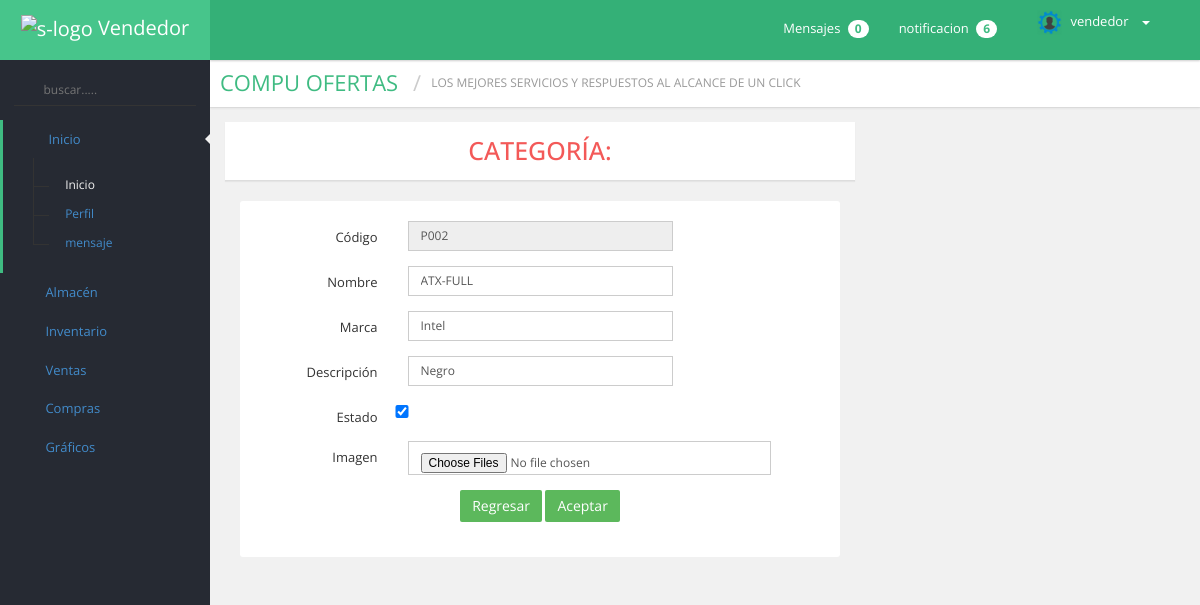
/editarProducto/2 (signed in), run on the app's committed database.
### inventario/models.py (models this page shows, shortened)
class Producto(models.Model):
    categoria = models.ForeignKey(Categoria,on_delete=models.CASCADE)
    inventario = models.ForeignKey(Inventario,on_delete=models.CASCADE)
    carrito = models.ManyToManyField(Carrito, blank=True)
    codigo = models.CharField(max_length=10,unique=True) ##lo dejare asi para que el id siga siendo el que proporciona django
    nombre = models.CharField(max_length=70,unique=True)
    marca = models.CharField(max_length=30)
    descripcion = models.CharField(max_length=100)
    estado = models.IntegerField(default=1)
    estadoForo = models.BooleanField(default=False)
    puntuacion_total = models.IntegerField(default=0)
    img = models.ImageField(upload_to="img_producto", blank=True, null=True)

### inventario/views.py (the view, shortened to what this page needs)
# urls.py: url(r'editarProducto/(?P<pk>\d+)$', login_required(editarProducto), name="editarProducto"),
@permission_required('SIGPAd.view_seller')
def editarProducto(request, pk):
	exito = None
	existe = None
	error = None
	try:
		producto = Producto.objects.get(pk=pk)
	except Producto.DoesNotExist:
		producto = None
	if producto is not None:
		if request.method == 'POST':
			try:
				producto.nombre = request.POST.get('nombre',None)
				producto.marca = request.POST.get('marca',None)
				producto.descripcion = request.POST.get('descripcion',None)
				exito =''
				if request.FILES.get('img',None):
					producto.img = request.FILES.get('img',None)
				if request.POST.get('estado', None):
					if producto.img:
						producto.estadoForo = True
						exito='Producto guardado y mostrado'
					else:
						exito='No se puede mostrar producto sin imagen'
						producto.estadoForo = False
				else:
					producto.estadoForo = False
					exito='Guardado pero sin mostrar'
				producto.save()
			except Exception as e:
				print(e.message)
				if 'column codigo is not unique' in e.message:
					error = 'Codigo de producto no es unico'
				if 'column nombre is not unique' in e.message:
					error='El nombre del producto debe ser unico'
		else:
			context = {
				'producto':producto,
				'exito':exito,
				'error':error
			}
		context = {
				'producto':producto,
				'exito':exito,
				'error':error
			}
		return render(request,"VendedorTemplates/editarProducto.html", context)

### inventario/templates/VendedorTemplates/editarProducto.html (shortened to what this page needs)
{% extends "baseUser.html" %}
{% load staticfiles %}
  {% block Body %}
  {% if user.is_superuser %}
<h1>superusuario</h1>
{%elif user.is_authenticated%}
  <div class="row">
    <div class="col-xs-8">
        <section class="panel default blue_title h2 text-center">
            <div class="panel-heading">Categoría:   </div>
        </section>
        <div class="col-md-12">
            <div class="block-web">
                <form method="POST" action="" enctype="multipart/form-data" accept-charset="UTF-8" class="form-horizontal row-border" >
                    <div class="form-group">
                        <label class="col-sm-3 control-label">Código</label>
                        <div class="col-sm-6">
                            <input class="form-control"  type="text" placeholder="Ingrese el codigo" id="codigo" name="codigo" pattern="[a-zA-Z]{1-15}" required="required" data-toggle="tooltip" data-placement="top" title="codigo del producto" value="{{producto.codigo}}" disabled="true">
                        </div>
                    </div>
                    <div class="form-group">
                        <label class="col-sm-3 control-label">Nombre</label>
                        <div class="col-sm-6">
                            <input class="form-control"  type="text" placeholder="Ingrese el nombre" id="nombre" name="nombre" pattern="[a-zA-Z]{1-15}" required="required" data-toggle="tooltip" data-placement="top" title="nombre del producto" value="{{producto.nombre}}">
                        </div>
                    </div>
                    <div class="form-group">
                        <label class="col-sm-3 control-label">Marca</label>
                        <div class="col-sm-6">
                            <input class="form-control"  type="text" placeholder="Ingrese la marca" id="marca" name="marca" pattern="[a-zA-Z]{1-15}" required="required" data-toggle="tooltip" data-placement="top" title="marca del producto" value="{{producto.marca}}">
                        </div>
                    </div>
                    <div class="form-group">
                        <label class="col-sm-3 control-label">Descripción</label>
                        <div class="col-sm-6">
                            <input class="form-control"  type="text" placeholder="Ingrese la descripcion" id="descripcion" name="descripcion" pattern="[a-zA-Z]{1-15}" required="required" data-toggle="tooltip" data-placement="top" title="descripcion del producto" value="{{producto.descripcion}}">
                        </div>
                    </div>
                    <div class="form-group">
                        <label class="col-sm-3 control-label" for="estado">Estado</label>
                        <input  class="col-sm-6" id="estado" class="form-control" type="checkbox" name="estado"
                        {% if producto.estadoForo %} checked
                        {% endif %}>
                    </div>
                    <div class="form-group">
                        <label class="col-sm-3 control-label">Imagen</label>
                        <div class="col-sm-8">
                            <input class="form-control" type="file" id="img" name="img" placeholder="Imagen" accept=".jpg, .jpeg, .png"src="{{producto.img}}" multiple>
                        </div>
                    </div>
                    <div class="form-group">
                        <div class="center">
                            <a href="/ingresarProducto" class="btn btn-success">Regresar</a>
                            <input type="submit" class="btn btn-success" value="Aceptar">
                        </div>
                    </div>
                </form>
            </div>
        </div>
    </div>
</div>
{%else%}
<h1>usuario anonimo</h1>
{% endif %}
{% endblock Body %}

### inventario/templates/baseUser.html (shortened to what this page needs)
{% load staticfiles %}
<!DOCTYPE html>
<html lang="en">
<head>
    <link rel="stylesheet" type="text/css" href="{% static 'css/font-awesome.css' %}">
    <link rel="stylesheet" type="text/css" href="{% static 'css/bootstrap.min.css' %}">
    <link rel="stylesheet" type="text/css" href="{% static 'css/animate.css' %}">
    <link rel="stylesheet" type="text/css" href="{% static 'css/admin.css' %}">
    <link rel="stylesheet" type="text/css" href="{% static 'css/estilos.css' %}">
    <link rel="stylesheet" type="text/css" href="{% static 'css/jquery-ui.css' %}">
    <link rel="stylesheet" type="text/css" href="{% static 'css/bootstrap-select.min.css'  %}" />
    <link rel="stylesheet" type="text/css" href="{% static 'sweet/sweetalert.min.css'  %}" />
</head>
<body class="green_thm fixed_header left_nav_fixed">
    <div class="wrapper">
        <div class="header_bar">
            <div class="brand">
                <div class="logo" style="display:block"><img src="{% static 'images/logo.jpg' %}" width="50" height="47" alt="s-logo" />  Vendedor</div>
            </div>
            <div class="header_top_bar">
                <a href="javascript:void(0);" class="menutoggle"> <i class="fa fa-bars"></i> </a>
                <div class="top_left">
                    <div class="top_left_menu">
                        <ul>
                            <li>
                                <a href="/"> <i class="fa fa-repeat"></i> </a>
                            </li>
                        </ul>
                    </div>
                </div>
                <div class="top_right_bar">
                    <div class="top_right">
                        <div class="top_right_menu">
                            <ul>
                                <li class="dropdown"> <a href="/" data-toggle="dropdown"> Mensajes <span class="badge badge color_1" id="cant">0</span> </a>
                                </li>
                              <li class="dropdown"> <a href="/" data-toggle="dropdown"> notificacion <span class="badge badge color_2">6</span> </a>
                              </li>
                            </ul>
                        </div>
                    </div>
                    <div class="user_admin dropdown">
                        <a href="javascript:void(0);" data-toggle="dropdown"><img width="25px" height="25px" src="{% static "images/user.png" %}"/><span class="user_adminname" id="nombre">
            {% block usuario %}
                {{user.username}}
            {% endblock usuario %}
        </span> <b class="caret"></b> </a>
                    </div>
                </div>
            </div>
        </div>
        <div class="inner">
            <div class="left_nav">
                <div class="search_bar"> <i class="fa fa-search"></i>
                    <input name="" type="text" class="search" placeholder="buscar....." />
                </div>
                <div class="left_nav_slidebar">
                    <ul>
                        <li class="left_nav_active theme_border"><a href="javascript:void(0);"><i class="fa fa-home"></i> Inicio <span class="left_nav_pointer"></span> <span class="plus"><i class="fa fa-plus"></i></span> </a>
                            <ul style="display:block">
                                <li>
                                    <a href="/" class="left_nav_sub_active"> <span>&nbsp;</span> <i class="fa fa-circle"></i> <b>Inicio</b> </a>
                                </li>
                                <li>
                                    <a href="{% url 'inventario:PerfilVendedor' %}"> <span>&nbsp;</span> <i class="fa fa-circle"></i> <b>Perfil</b> </a>
                                </li>
                                <li>
                                    <a href="{% url 'Foro:mensajes' 0 %}"> <span>&nbsp;</span> <i class="fa fa-circle"></i> <b>mensaje</b> </a>
                                </li>
                            </ul>
                        </li>
                        <li>
                            <a href="javascript:void(0);"> <i class="glyphicon glyphicon-th-list"></i> Almacén<span class="plus"><i class="fa fa-plus"></i></span> </a>
                        </li>
                        <li>
                            <a href="javascript:void(0);"> <i class="glyphicon glyphicon-folder-open"></i> Inventario <span class="plus"><i class="fa fa-plus"></i></span> </a>
                        </li>
                        <li>
                            <a href="javascript:void(0);"> <i class="glyphicon glyphicon-shopping-cart"></i> Ventas <span class="plus"><i class="fa fa-plus"></i></span> </a>
                        </li>
                        <li>
                                <a href="javascript:void(0);"> <i class="glyphicon glyphicon-th"></i> Compras <span class="plus"><i class="fa fa-plus"></i></span> </a>
                            </li>
                        <li>
                            <a href="javascript:void(0);"> <i class=" glyphicon glyphicon-stats"></i> Gráficos <span class="plus"><i class="fa fa-plus"></i></span> </a>
                        </li>
                    </ul>
                </div>
            </div>
            <div class="contentpanel">
                <div class="pull-left breadcrumb_admin clear_both">
                    <div class="pull-left page_title theme_color">
                        <h1>Compu ofertas</h1>
                        <h2 class="">Los mejores servicios y respuestos al alcance de un click</h2>
                    </div>
                </div>
                <div class="container clear_both padding_fix">
                    {% block Body %} {% endblock Body %}
                </div>
            </div>
        </div>
    </div>
</body>
</html>

### data on the page
Producto: codigo "P002", nombre "ATX-FULL", marca "Intel", descripcion "Negro", estadoForo "☑"

### other printed values
{{ user.username }} "vendedor"
